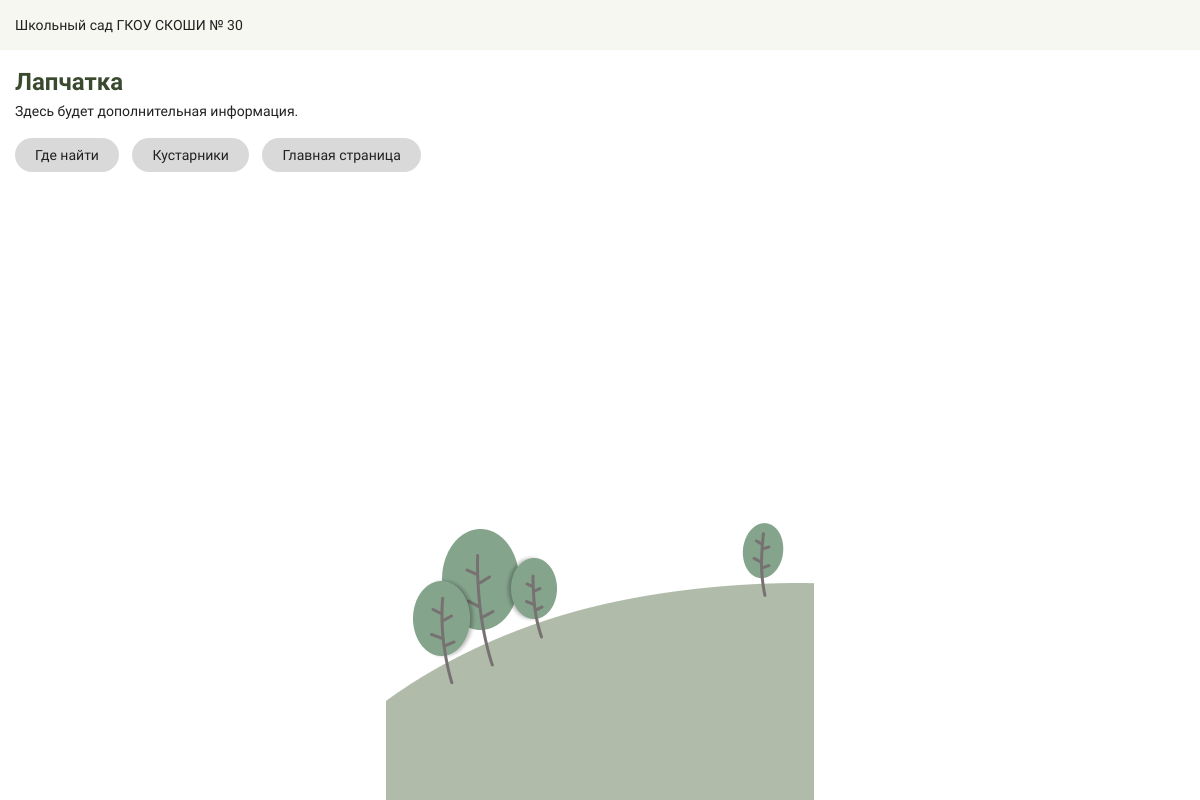
The page /plants/5/ on the database as committed earlier.
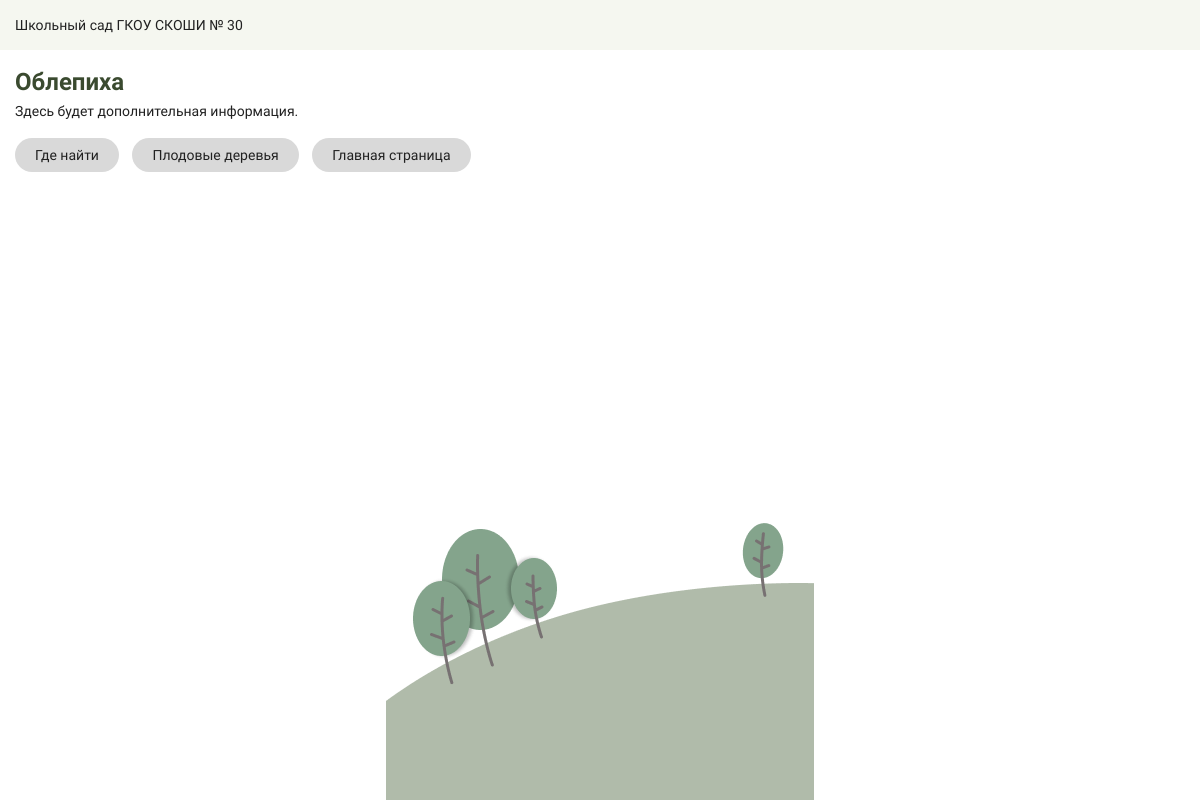
The same page on the database as committed later.
### garden/models.py (models this page shows, shortened)
class Plant(db.Model):
    __tablename__ = 'plants'
    id = db.Column(db.Integer, primary_key=True)
    name = db.Column(db.String(100), unique=True, nullable=False)
    category = db.Column(db.Enum(Category), nullable=False)
    code = db.Column(db.String(10), unique=True, nullable=False)
    intro = db.Column(db.String(300), unique=True, nullable=False)
    thumbnail = db.Column(db.String(100), nullable=False, default='default.jpg')
    location = db.Column(db.Enum(Location), nullable=False, default=Location.unknown)
    display = db.Column(db.Enum(Display), nullable=False, default=Display.disabled)
    status = db.Column(db.Enum(Status), nullable=False, default=Status.CREATED)
    timestamp = db.Column(db.DateTime(), default=datetime.now)
    articles = db.relationship('Article', backref='plant', lazy='dynamic', cascade='all, delete-orphan')

### garden/routes.py (the view)
@app.route('/plants/<plant_id>/')
def show_plant(plant_id):
    plant = services.get_plant(plant_id)
    return render_template('plant.html',
                           plant_id=plant.id,
                           plant_name=plant.name,
                           category=plant.category,
                           settings=settings)

### garden/services.py (called while the page is built)
def get_plant(id):
    plant = Plant.query.filter(Plant.id == id).first()
    return plant

### garden/templates/plant.html
{% extends 'base.html' %}
{% block main %}
<div class="subtitle">
    <h2 class="montserrat-alternates-semibold">{{ plant_name }}</h2>
</div>
<section class="article-container">
    <p class="source-sans-3-400">Здесь будет дополнительная информация.</p>
</section>
<nav class="nav-buttons">
    <a href="{{ url_for('show_map', plant_id=plant_id) }}" class="nav-button">
        <span class="montserrat-alternates-medium">{{ settings['location_name'] }}</span>
    </a>
    <a href="{{ url_for('show_category', category_name=category.name) }}" class="nav-button">
        <span class="montserrat-alternates-medium">{{ category.value['title'] }}</span>
    </a>
    <a href="{{ url_for('index') }}" class="nav-button">
        <span class="montserrat-alternates-medium">{{ settings['home_name'] }}</span>
    </a>
</nav>
{% endblock %}

Rows that differ between the two databases and show on the page:
changed Plant: name "Лапчатка" → "Облепиха"
Other text that changed with them:
{{ category.value['title'] }}: "Кустарники" → "Плодовые деревья"
